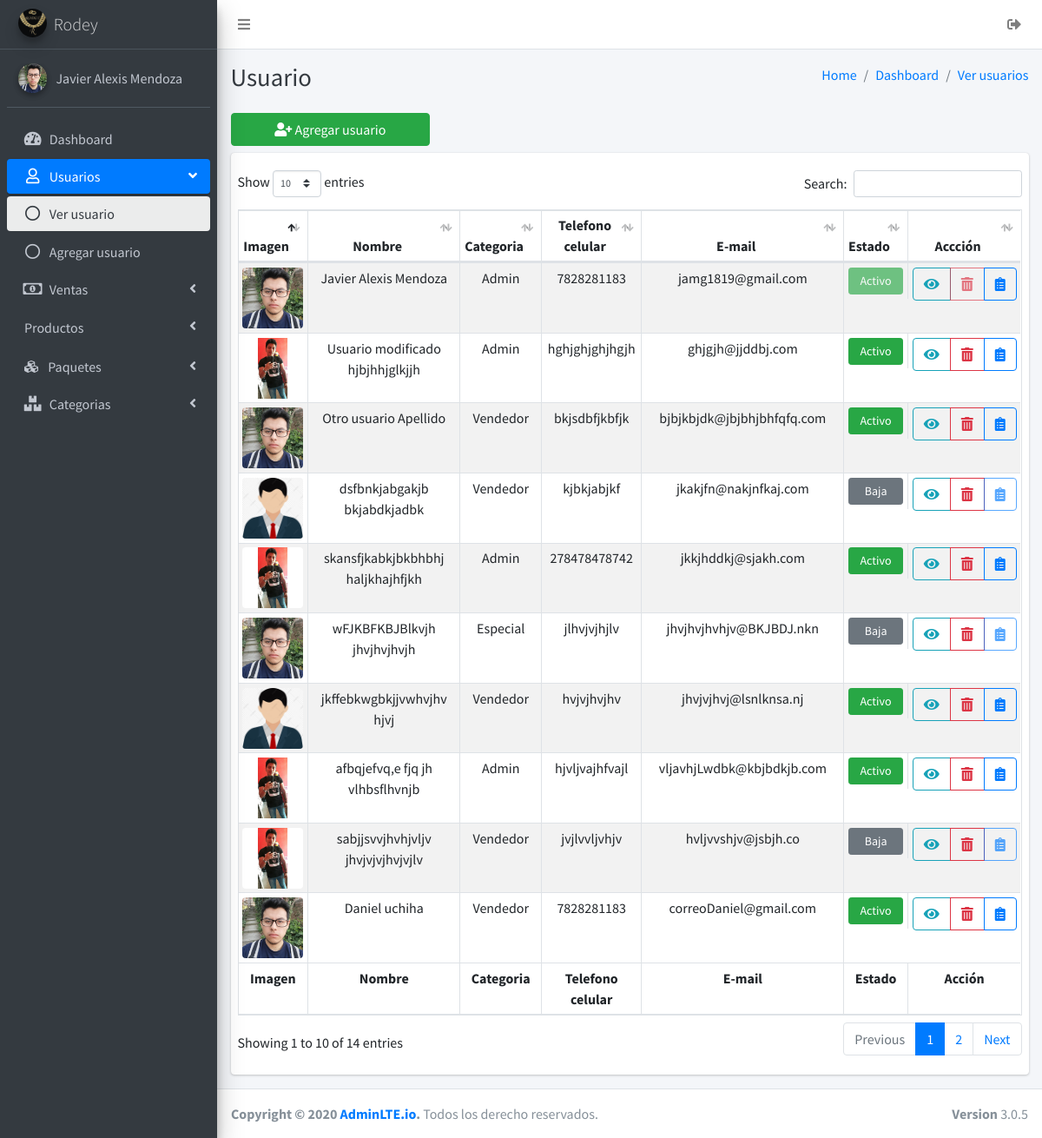
The app's page /vendedores/vendedores.php (signed in), older data.
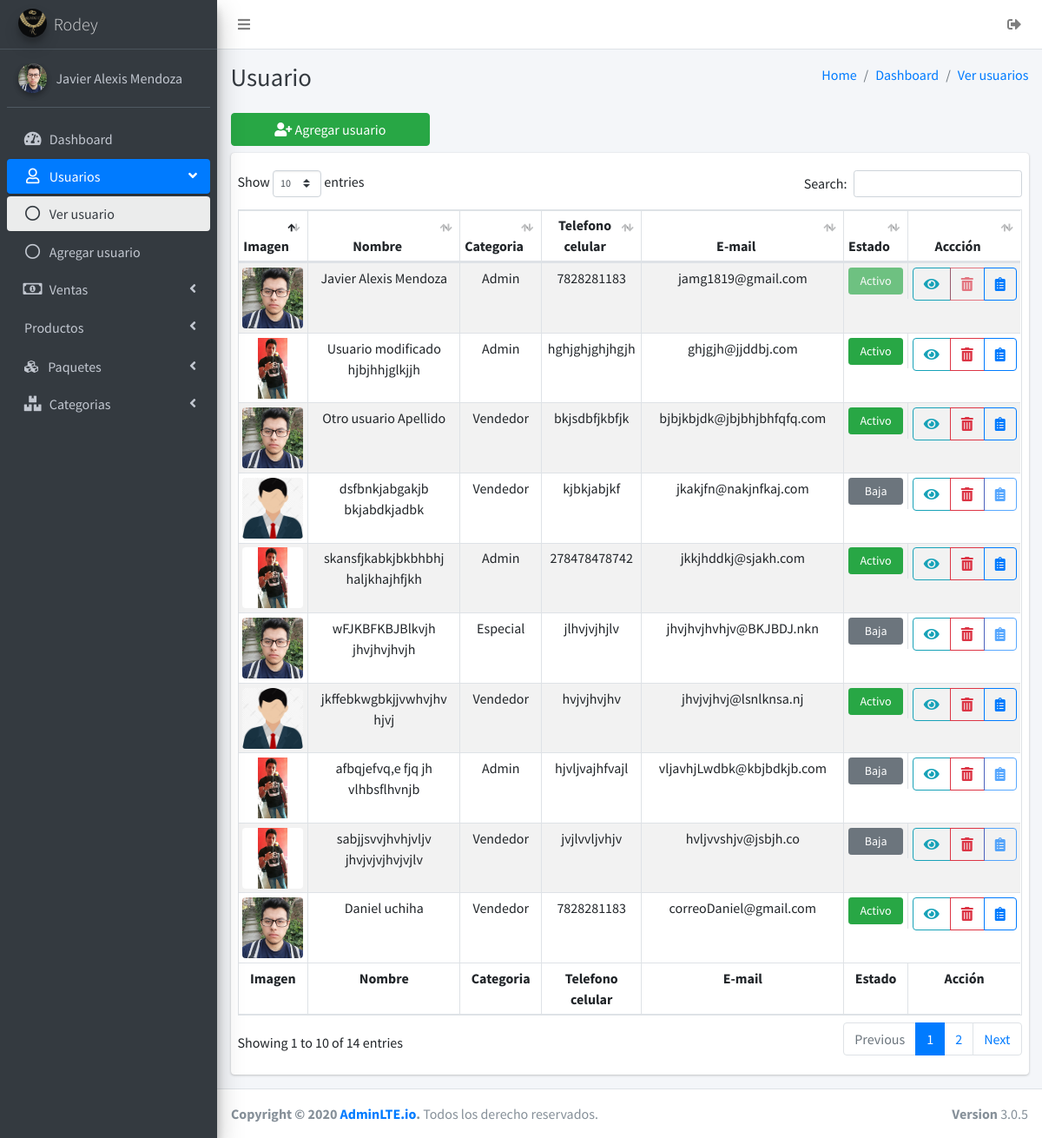
The same page, newer data.
### tables this page shows
CREATE TABLE `usuarios` (
  `idusuarios` int NOT NULL AUTO_INCREMENT,
  `nombre` varchar(45) NOT NULL,
  `apellidoP` varchar(45) NOT NULL,
  `apellidoM` varchar(45) NOT NULL,
  `numeroCelular` varchar(20) DEFAULT NULL,
  `correoElectronico` varchar(45) DEFAULT NULL,
  `direccion` varchar(100) DEFAULT NULL,
  `estado` tinyint(1) NOT NULL DEFAULT '1',
  `usuario` varchar(30) NOT NULL,
  `contraseña` varchar(300) NOT NULL,
  `imgUsuario` varchar(200) DEFAULT NULL,
  `categoria_usuario` int NOT NULL,
  PRIMARY KEY (`idusuarios`),
  KEY `fk_categoria_idx` (`categoria_usuario`),
  CONSTRAINT `fk_categoria` FOREIGN KEY (`categoria_usuario`) REFERENCES `categoria_usuario` (`idcategoria_usuario`)
);

CREATE TABLE `categoria_usuario` (
  `idcategoria_usuario` int NOT NULL AUTO_INCREMENT,
  `categoria_usuario` varchar(45) NOT NULL,
  PRIMARY KEY (`idcategoria_usuario`)
);

### sessionIniciada.php (called while the page is built, shortened)
<?php
if ((isset($_SESSION['idusuario']) && $_SESSION['idusuario'] != '')) {
    $idusuario = $_SESSION['idusuario'];
    include 'conexiones/conexion.php';
    $sql = "SELECT * FROM usuarios WHERE idusuarios = " . $idusuario . " and estado=1";
    $result = $conexion->query($sql);
    $mostrar = mysqli_fetch_array($result);
    $IDUSER = $mostrar['idusuarios'];
} else {
    $host  = $_SERVER['HTTP_HOST'];
    $uri   = rtrim(dirname($_SERVER['PHP_SELF']), '/\\');
    $extra = 'index.php';
    header("Location: http://$host/Admin_joyeria/$extra");
    die();
}

### vendedores/vendedores.php (the view, shortened to what the changed rows need)
<?php
include '../sessionIniciada.php';
?>
<!DOCTYPE html>
<html>
<head>
    <link rel="stylesheet" href="../plugins/fontawesome-free/css/all.min.css">
    <link rel="stylesheet" href="https://code.ionicframework.com/ionicons/2.0.1/css/ionicons.min.css">
    <link rel="stylesheet" href="../plugins/tempusdominus-bootstrap-4/css/tempusdominus-bootstrap-4.min.css">
    <link rel="stylesheet" href="../dist/css/adminlte.min.css">
    <link rel="stylesheet" href="../plugins/overlayScrollbars/css/OverlayScrollbars.min.css">
    <link rel="stylesheet" href="../plugins/summernote/summernote-bs4.css">
    <link rel="stylesheet" href="../plugins/datatables-bs4/css/dataTables.bootstrap4.min.css">
    <link rel="stylesheet" href="../plugins/datatables-responsive/css/responsive.bootstrap4.min.css">
</head>
<body class="hold-transition sidebar-mini layout-fixed">
    <div class="wrapper">
        <div class="content-wrapper">
            <div class="content-header">
                <div class="container-fluid">
                    <div class="row mb-2">
                        <div class="col-sm-6">
                            <h1 class="m-0 text-dark">Usuario</h1>
                        </div>
                    </div>
                </div>
            </div>
            <section class="content">
                <div class="container-fluid">
                    <div class="row">
                        <div class="col-12">
                            <div class="card">
                                <div class="card-body w-100 px-2">
                                    <table id="example2" class="w-100 text-center table-hover table-sm table table-bordered table-striped table-responsive">
                                        <thead>
                                            <tr>
                                                <th>Imagen</th>
                                                <th>Nombre</th>
                                                <th>Categoria</th>
                                                <th>Telefono celular</th>
                                                <th>E-mail</th>
                                                <th>Estado</th>
                                                <th>Accción</th>
                                            </tr>
                                        </thead>
                                        <tbody>
                                                <?php
                                                include '../conexiones/conexion.php';
                                                $sql = 'SELECT * FROM usuarios';
                                                $result = $conexion->query($sql);
                                                $imagenUser = "SELECT * FROM usuarios";
                                                while ($mostrar = mysqli_fetch_array($result)) {
                                                    if (($mostrar['imgUsuario'] == 'user-default.jpg') || ($mostrar['imgUsuario'] == '')) {
                                                        $imagenUser = '../uploads/user-default.jpg';
                                                    } else {
                                                        $imagenUser = $mostrar['imgUsuario'];
                                                    }
                                                ?>
                                                    <td>
                                                        <img src="<?= $imagenUser ?>" alt="Imagen de usuario" class="rounded my-0 mx-0" width="70" height="70">
                                                    </td>
                                                    <td>
                                                        <p><?php echo $mostrar['nombre'] . ' ' . $mostrar['apellidoP'] ?></p>
                                                    </td>
                                                    <td>
                                                        <p><?php
                                                            $con = new mysqli('127.0.0.1', 'root', '100%Alexis', 'Joyeria');
                                                            $sqlCategoria = "CALL getIDCategoria(" . $mostrar['categoria_usuario'] . ") ";
                                                            if ($resultadoCategoria = $con->query($sqlCategoria)) {
                                                                $resultadoCategoria = mysqli_fetch_array($resultadoCategoria);
                                                                echo $resultadoCategoria['categoria_usuario'];
                                                            } else {
                                                            }
                                                            ?></p>
                                                    </td>
                                                    <td>
                                                        <p><?php echo $mostrar['numeroCelular']; ?></p>
                                                    </td>
                                                    <td>
                                                        <p><?php echo $mostrar['correoElectronico']; ?></p>
                                                    </td>
                                                    <td class="d-flex">
                                                        <a href="vendedores.php?id=<?= $mostrar['idusuarios'] ?>&estate=<?= $mostrar['estado'] ?> " class="btn w-100  btn-sm
                                            <?= ($mostrar['estado'] == 1) ? 'btn-success ' : 'btn-secondary '; ?>
                                            <?= ($IDUSER == $mostrar['idusuarios']) ? 'disabled ' : ''; ?> "><?php echo ($mostrar['estado'] == 1) ? 'Activo' : 'Baja'; ?> </a>
                                                    </td>
                                                    <td>
                                                        <div class="btn-group" role="toolbar" aria-label="Toolbar with button groups">
                                                            <a href="accionesUsuario.php?id=<?= $mostrar['idusuarios'] ?>&acc=editar" class="btn btn-outline-info"><i class="fas fa-eye"></i></a>
                                                            <a href="accionesUsuario.php?id=<?= $mostrar['idusuarios'] ?>&acc=eliminar" class="btn btn-outline-danger <?= ($IDUSER == $mostrar['idusuarios']) ? 'disabled ' : ''; ?>"><i class="fas fa-trash-alt"></i></a>
                                                            <a href="asignarProducto/masProducto.php?id=<?= $mostrar['idusuarios'] ?>" class="btn  btn-outline-primary <?= ($mostrar['estado'] == 1) ? '' : ' disabled'; ?>"><i class="fas fa-clipboard-list"></i></a>
                                                        </div>
                                                    </td>
                                        <?php
                                                }
                                        ?>
                                        </tbody>
                                        <tfoot>
                                            <tr>
                                                <th>Imagen</th>
                                                <th>Nombre</th>
                                                <th>Categoria</th>
                                                <th>Telefono celular</th>
                                                <th>E-mail</th>
                                                <th>Estado</th>
                                                <th>Acción</th>
                                            </tr>
                                        </tfoot>
                                    </table>
                                </div>
                            </div>
                        </div>
                    </div>
                </div>
            </section>
        </div>
    </div>
</body>
</html>

Row changes from the older to the newer data that the page shows:
changed usuarios "afbqjefvq,e fjq jh": estado "Activo" → "Baja"
